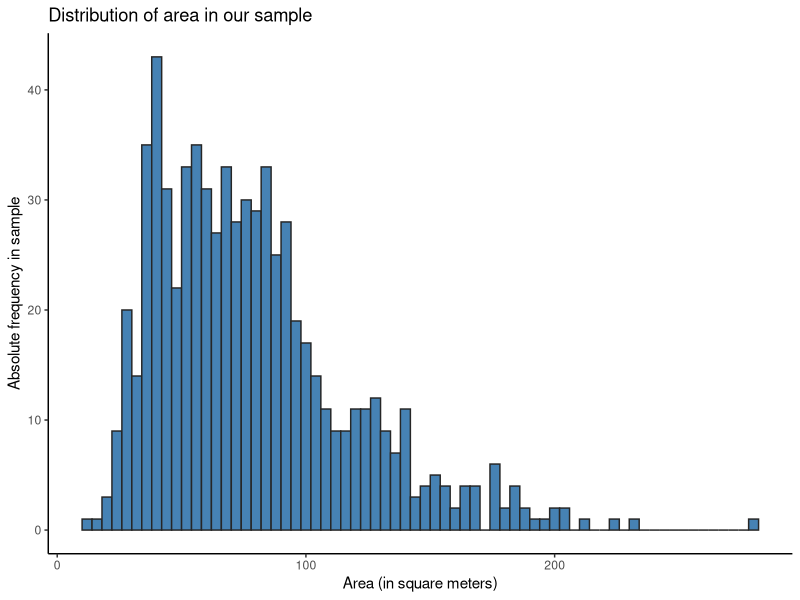
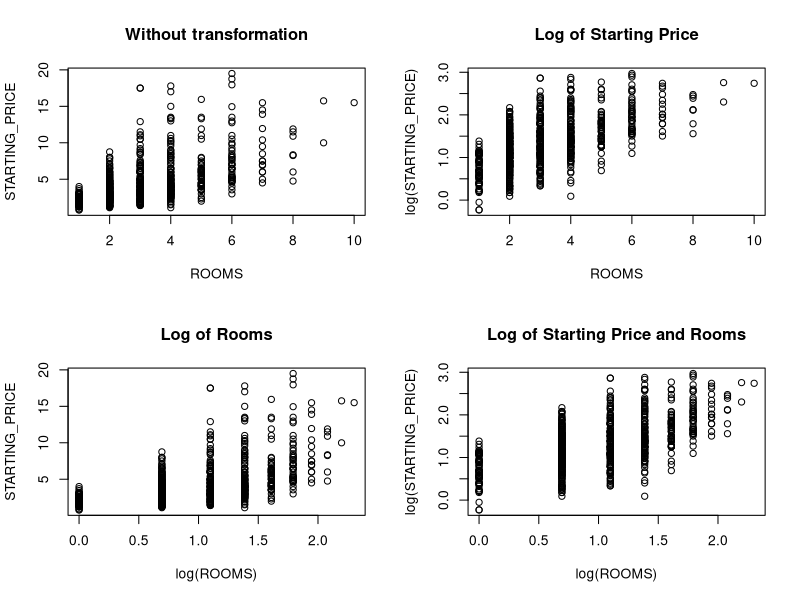
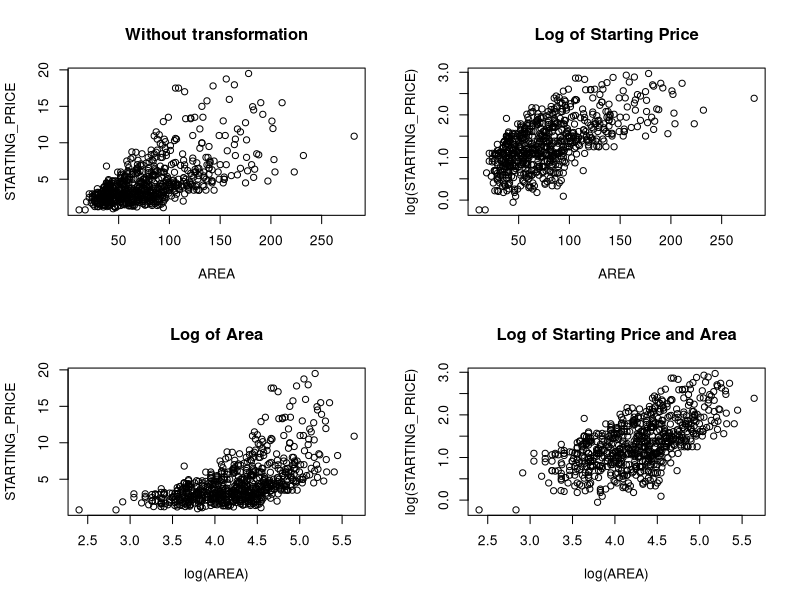
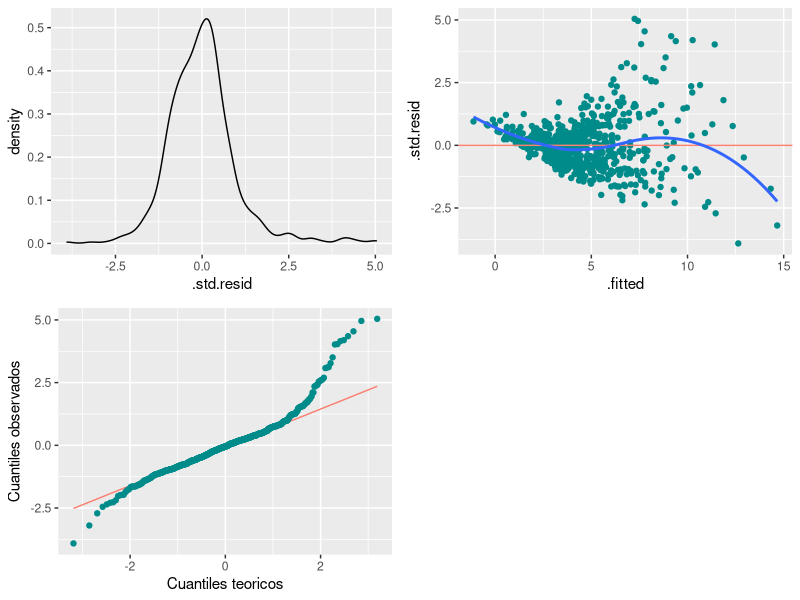
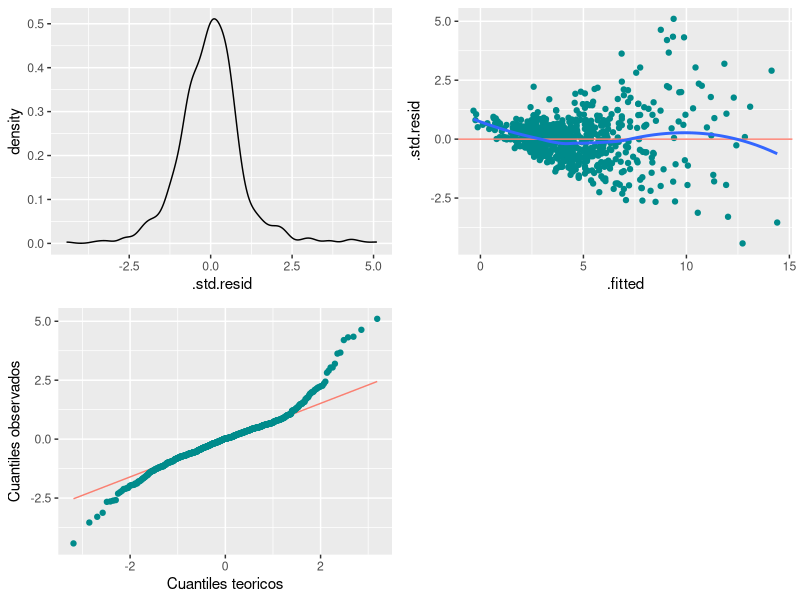
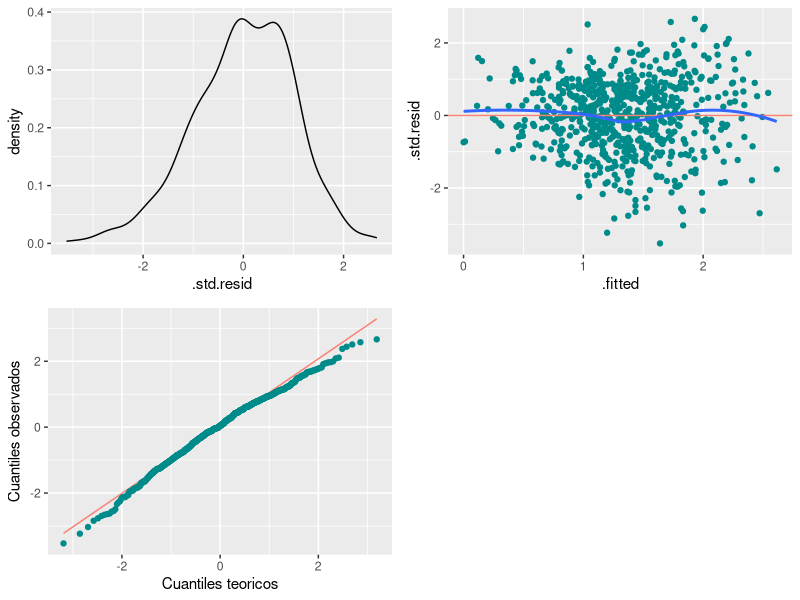
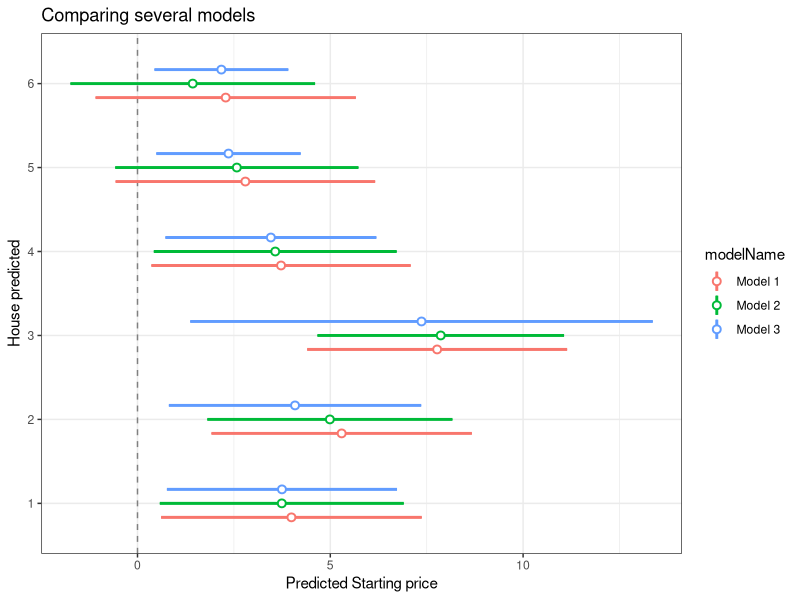

The R script that drew these images, in order:
## ---- chunk 1
library(readxl)
library(tidyverse)
library(ggplot2)
library(cowplot)
library(broom)
data <- read_excel("dataset01.xlsx")
test <- read_excel("test.xlsx")

data$STARTING_PRICE <- data$STARTING_PRICE / 1000000
data[c("REGION", "TYPE", "BALCONY")] <- lapply(data[c("REGION", "TYPE", "BALCONY")], as.factor)
levels(data$BALCONY) <- c("0", "1")
## ---- chunk 2
n_balconies <- sum(data$BALCONY == 1) # 390
n           <- length(data$BALCONY)   # 701
phat        <- n_balconies / n        # About 0.55635
p0          <- 0.5
se0         <- sqrt(p0 * (1 - p0) / n)
## ---- chunk 3
#| echo: true
z <- (phat - p0) / se0
p_value <- 2 * (1 - pnorm(abs(z)))
print(p_value)
## ---- chunk 4
#| echo: true
test_balcony = prop.test(n_balconies, n = n, p = 0.5, alternative = "two.sided", conf.level = 0.99)
test_balcony$p.value
## ---- chunk 5
alpha   <- 0.05
mu      <- 75
xbar    <- mean(data$AREA)
se      <- sqrt(sum((data$AREA - mu)^2) / (n-1)) # Population variance unknown
se_xbar <- se / sqrt(n) # Variance of xbar

data %>%
  ggplot() +
  geom_histogram(aes(AREA), fill = "steelblue", color = "grey15", binwidth = 4) + # Not really normally distributed...
  labs(title = "Distribution of area in our sample") +
  xlab("Area (in square meters)") +
  ylab("Absolute frequency in sample") +
  theme_classic()
## ---- chunk 6
#| echo: true
t_obs2  <- (xbar - mu) / se_xbar # 54.47
p_value2 <- 2 * (1 - pt(q=t_obs2,df=n-1))
print(p_value2)
## ---- chunk 7
#| echo: true
mean_test <- t.test(data$AREA, mu = mu, alternative = "two.sided", conf.level = 0.95)
mean_test$p.value
## ---- chunk 8
#| echo: true
phat  <- sum(data$TYPE == "Apartment") / n
z     <- qnorm(0.95) # Two-sided, so 90% ci uses z = 0.95
se    <- sqrt(phat*(1-phat)/n)
## ---- chunk 9
#| echo: true

conf_int <- c((phat - z*se), phat + z*se)
print(conf_int[2])

## ---- chunk 10
#| echo: true
ci <- prop.test(sum(data$TYPE == "Apartment"), n, conf.level = 0.9)
ci$conf.int
## ---- chunk 11
#| echo: true
xbar <- mean(data$ROOMS)  # About 3.15
se   <- sd(data$ROOMS)    # About 1.59
t975 <- qt(0.975, n-1)
## ---- chunk 12
#| echo: true
conf_int <- c((xbar - t975 * se / sqrt(n)), xbar + t975 * se / sqrt(n))
print(conf_int)
## ---- chunk 13
#| echo: true
ci <- t.test(data$ROOMS, conf.level = 0.95)
ci$conf.int
## ---- chunk 14
par(mfrow = c(2, 2))
plot(STARTING_PRICE ~ ROOMS, data = data, main = "Without transformation")
plot(log(STARTING_PRICE) ~ ROOMS, data = data, main = "Log of Starting Price")
plot(STARTING_PRICE ~ log(ROOMS), data = data, main = "Log of Rooms")
plot(log(STARTING_PRICE) ~ log(ROOMS), data = data, main = "Log of Starting Price and Rooms")
## ---- chunk 15
par(mfrow = c(2, 2))
plot(STARTING_PRICE ~ AREA, data = data, main = "Without transformation")
plot(log(STARTING_PRICE) ~ AREA, data = data, main = "Log of Starting Price")
plot(STARTING_PRICE ~ log(AREA), data = data, main = "Log of Area")
plot(log(STARTING_PRICE) ~ log(AREA), data = data, main = "Log of Starting Price and Area")

data <- read_excel("dataset01.xlsx")
data$STARTING_PRICE <- data$STARTING_PRICE / 1000000
data[c("REGION", "TYPE", "BALCONY")] <- lapply(data[c("REGION", "TYPE", "BALCONY")], as.factor)
## ---- chunk 16
m1 <- lm(STARTING_PRICE ~ REGION + TYPE + BALCONY + ROOMS + AREA, data = data)

base_model <- step(m1, direction = "backward", trace = 0)
#summary(base_model)
## ---- chunk 17

m2 <- lm(STARTING_PRICE ~ REGION + TYPE + BALCONY + ROOMS + AREA + 
          REGION*TYPE + REGION*BALCONY + REGION*ROOMS + REGION*AREA + 
          TYPE*BALCONY + TYPE*ROOMS + TYPE*AREA + 
          BALCONY*ROOMS + BALCONY*AREA + 
          ROOMS*AREA, data = data)

no_log_model <- step(m2, direction = "backward", trace = 0)
#summary(no_log_model)
## ---- chunk 18
m3 <- lm(log(STARTING_PRICE) ~ REGION + TYPE + BALCONY + ROOMS + log(AREA) + 
          REGION*TYPE + REGION*BALCONY + REGION*ROOMS + REGION*log(AREA) + 
          TYPE*BALCONY + TYPE*ROOMS + TYPE*log(AREA) + 
          BALCONY*ROOMS + BALCONY*log(AREA) + 
          ROOMS*log(AREA), data = data)

log_model <- step(m3, direction = "backward", trace = 0)
#summary(log_model)
## ---- chunk 19
#Graphs
model1_aug <- augment(base_model)

obj1 <-
  model1_aug %>%
  ggplot(aes(.std.resid)) +
  geom_density() 

obj2 <-
  model1_aug %>% 
  ggplot(aes(x = .fitted, y = .std.resid))+
  geom_point(color = "cyan4") + 
  geom_hline(yintercept = 0, color = "salmon") +
  geom_smooth(se = F)

obj3 <-
  model1_aug %>% 
  ggplot(aes(sample = .std.resid)) +
  geom_qq_line(color = "salmon") +
  geom_qq(color = "cyan4") +
  labs(x = "Cuantiles teoricos",
       y = "Cuantiles observados")

plot_grid(obj1, obj2, obj3)

model2_aug <- augment(no_log_model)

obj1 <-
  model2_aug %>%
  ggplot(aes(.std.resid)) +
  geom_density() 

obj2 <-
  model2_aug %>% 
  ggplot(aes(x = .fitted, y = .std.resid))+
  geom_point(color = "cyan4") + 
  geom_hline(yintercept = 0, color = "salmon") +
  geom_smooth(se = F)

obj3 <-
  model2_aug %>% 
  ggplot(aes(sample = .std.resid)) +
  geom_qq_line(color = "salmon") +
  geom_qq(color = "cyan4") +
  labs(x = "Cuantiles teoricos",
       y = "Cuantiles observados")

plot_grid(obj1, obj2, obj3)

model3_aug <- augment(log_model)

obj1 <-
  model3_aug %>%
  ggplot(aes(.std.resid)) +
  geom_density() 

obj2 <-
  model3_aug %>% 
  ggplot(aes(x = .fitted, y = .std.resid))+
  geom_point(color = "cyan4") + 
  geom_hline(yintercept = 0, color = "salmon") +
  geom_smooth(se = F)

obj3 <-
  model3_aug %>% 
  ggplot(aes(sample = .std.resid)) +
  geom_qq_line(color = "salmon") +
  geom_qq(color = "cyan4") +
  labs(x = "Cuantiles teoricos",
       y = "Cuantiles observados")

plot_grid(obj1, obj2, obj3)

## ---- chunk 20
pred1 <- predict(base_model,test,interval = "prediction", level = 0.90)
pred2 <-predict(no_log_model,test,interval = "prediction", level = 0.90)
pred3 <-exp(predict(log_model,test,interval = "prediction", level = 0.90))


model1Frame <- data.frame(Variable = rownames(pred1),
                          Coefficient = pred1[,1],
                          SE=abs(pred1[,1]-pred1[,3]),
                          modelName = "Model 1")
model2Frame <- data.frame(Variable = rownames(pred2),
                          Coefficient = pred2[,1],
                          SE=abs(pred2[,1]-pred2[,3]),
                          modelName = "Model 2")
model3Frame <- data.frame(Variable = rownames(pred3),
                          Coefficient = pred3[,1],
                          SE=abs(pred3[,1]-pred3[,3]),
                          modelName = "Model 3")
# Combine these data.frames
allModelFrame <- data.frame(rbind(model1Frame, model2Frame, model3Frame))  # etc.

# Plot
zp1 <- ggplot(allModelFrame, aes(colour = modelName))
zp1 <- zp1 + geom_hline(yintercept = 0, colour = gray(1/2), lty = 2)
zp1 <- zp1 + geom_linerange(aes(x = Variable, ymin = Coefficient - SE,
                                ymax = Coefficient + SE),
                            lwd = 1, position = position_dodge(width = 1/2))
zp1 <- zp1 + geom_pointrange(aes(x = Variable, y = Coefficient, ymin = Coefficient - SE,
                                 ymax = Coefficient + SE),
                             lwd = 1/2, position = position_dodge(width = 1/2),
                             shape = 21, fill = "WHITE")
zp1 <- zp1 + coord_flip() + theme_bw()
zp1 <- zp1 + ggtitle("Comparing several models")+ylab("Predicted Starting price") +xlab("House predicted") 
print(zp1)  
## ---- chunk 21
